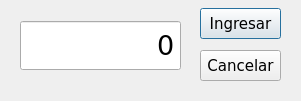
<?xml version="1.0" encoding="UTF-8"?>
<ui version="4.0">
 <class>Intro</class>
 <widget class="QDialog" name="Intro">
  <property name="geometry">
   <rect>
    <x>0</x>
    <y>0</y>
    <width>301</width>
    <height>101</height>
   </rect>
  </property>
  <property name="windowTitle">
   <string>Crear objetos</string>
  </property>
  <property name="windowIcon">
   <iconset>
    <normaloff>:/new/Icons/Images/huevo.svg</normaloff>:/new/Icons/Images/huevo.svg</iconset>
  </property>
  <widget class="QPushButton" name="pushButton">
   <property name="geometry">
    <rect>
     <x>200</x>
     <y>8</y>
     <width>81</width>
     <height>31</height>
    </rect>
   </property>
   <property name="sizeIncrement">
    <size>
     <width>0</width>
     <height>0</height>
    </size>
   </property>
   <property name="baseSize">
    <size>
     <width>0</width>
     <height>0</height>
    </size>
   </property>
   <property name="font">
    <font>
     <family>Verdana</family>
     <pointsize>11</pointsize>
    </font>
   </property>
   <property name="text">
    <string>Ingresar</string>
   </property>
  </widget>
  <widget class="QPushButton" name="pushButton_2">
   <property name="geometry">
    <rect>
     <x>200</x>
     <y>50</y>
     <width>81</width>
     <height>31</height>
    </rect>
   </property>
   <property name="font">
    <font>
     <family>Verdana</family>
     <pointsize>11</pointsize>
    </font>
   </property>
   <property name="text">
    <string>Cancelar</string>
   </property>
  </widget>
  <widget class="QSpinBox" name="spinBox">
   <property name="geometry">
    <rect>
     <x>20</x>
     <y>20</y>
     <width>161</width>
     <height>51</height>
    </rect>
   </property>
   <property name="font">
    <font>
     <family>Verdana</family>
     <pointsize>20</pointsize>
    </font>
   </property>
   <property name="alignment">
    <set>Qt::AlignRight|Qt::AlignTrailing|Qt::AlignVCenter</set>
   </property>
   <property name="buttonSymbols">
    <enum>QAbstractSpinBox::NoButtons</enum>
   </property>
   <property name="showGroupSeparator" stdset="0">
    <bool>false</bool>
   </property>
   <property name="suffix">
    <string/>
   </property>
   <property name="prefix">
    <string/>
   </property>
   <property name="minimum">
    <number>-1</number>
   </property>
   <property name="maximum">
    <number>255</number>
   </property>
   <property name="value">
    <number>0</number>
   </property>
  </widget>
 </widget>
 <resources/>
 <connections/>
</ui>
